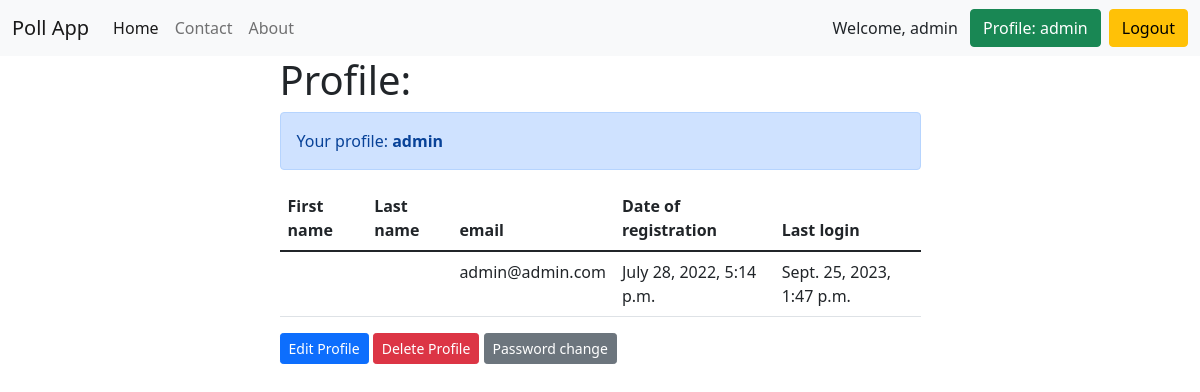
The app's page /users/profile/ (signed in), older data.
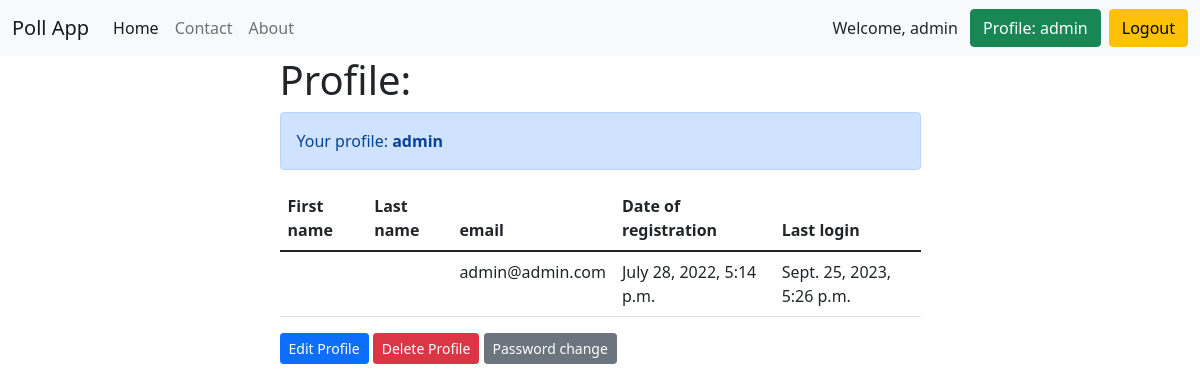
The same page, newer data.
### accounts/models.py (models this page shows)
class User(AbstractUser):
    email = models.EmailField(unique=True)
    email_confirmed = models.BooleanField(default=False)

### accounts/views.py (the view)
# urls.py: path('profile/', profile, name='profile'),
@login_required
def profile(request):
    return render(request, 'accounts/profile.html')

### accounts/templates/accounts/profile.html (shortened to what this page needs)
{% extends 'base.html' %}
{% block content %}
<h1>Profile:</h1>
<div class="alert alert-primary" role="alert">Your profile: <b>{{ user.username }}</b></div>
<table class="table">
    <thead>
    <tr>
        <th scope="col">First name</th>
        <th scope="col">Last name</th>
        <th scope="col">email</th>
        <th scope="col">Date of registration</th>
        <th scope="col">Last login</th>
    </tr>
    </thead>
    <tbody>
    <tr>
        <td>{{ user.first_name }}</td>
        <td>{{ user.last_name }}</td>
        <td>{{ user.email }}</td>
        <td>{{ user.date_joined }}</td>
        <td>{{ user.last_login }}</td>
    </tr>
    </tbody>
</table>
<a href="{% url 'accounts:edit_user' %}" class="btn btn-primary btn-sm">Edit Profile</a>
<a href="{% url 'accounts:delete_user' %}" class="btn btn-danger btn-sm">Delete Profile</a>
<a href="{% url 'accounts:password_change' %}" class="btn btn-secondary btn-sm">Password change</a>
{% endblock %}

### templates/base.html (shortened to what this page needs)
<!DOCTYPE html>
<html lang="en">
<head>
    <link href="https://cdn.jsdelivr.net/npm/bootstrap@5.1.3/dist/css/bootstrap.min.css" rel="stylesheet"
>
</head>
<body>
<nav class="navbar navbar-expand-lg navbar-light bg-light">
    <div class="container-fluid">
        <a class="navbar-brand" href="{% url 'poll_app:home' %}">Poll App</a>
        <div class="collapse navbar-collapse" id="navbarNavAltMarkup">
            <div class="navbar-nav">
                <a class="nav-link active" aria-current="page" href="{% url 'poll_app:home' %}">Home</a>
                <a class="nav-link" href="{% url 'contact:contact' %}">Contact</a>
                <a class="nav-link" href="{% url 'poll_app:about' %}">About</a>
            </div>
        </div>
        {% if request.user.is_authenticated %}
        Welcome, {{ user.username }}
        &ensp;<a class="btn btn-success" href="{% url 'accounts:profile' %}" type="submit">Profile: {{ user.username }}</a>
        &ensp;<a class="btn btn-warning" href="{% url 'accounts:logout' %}" type="submit">Logout</a>
        {% else %}
        <a class="btn btn-warning" href="{% url 'accounts:login' %}" type="submit">Login</a>&ensp;
        <a class="btn btn-danger" href="{% url 'accounts:signup' %}" type="submit">Sign Up</a>
        {% endif %}
    </div>
</nav>
<div class="container">
    <div class="row">
        <div class="col-md-7 m-auto">
            {% block content %}
            {% endblock %}
        </div>
    </div>
</div>
</body>
</html>

Row changes from the older to the newer data that the page shows:
changed User "admin": last_login "Sept. 25, 2023, 1:47 p.m." → "Sept. 25, 2023, 5:26 p.m."
